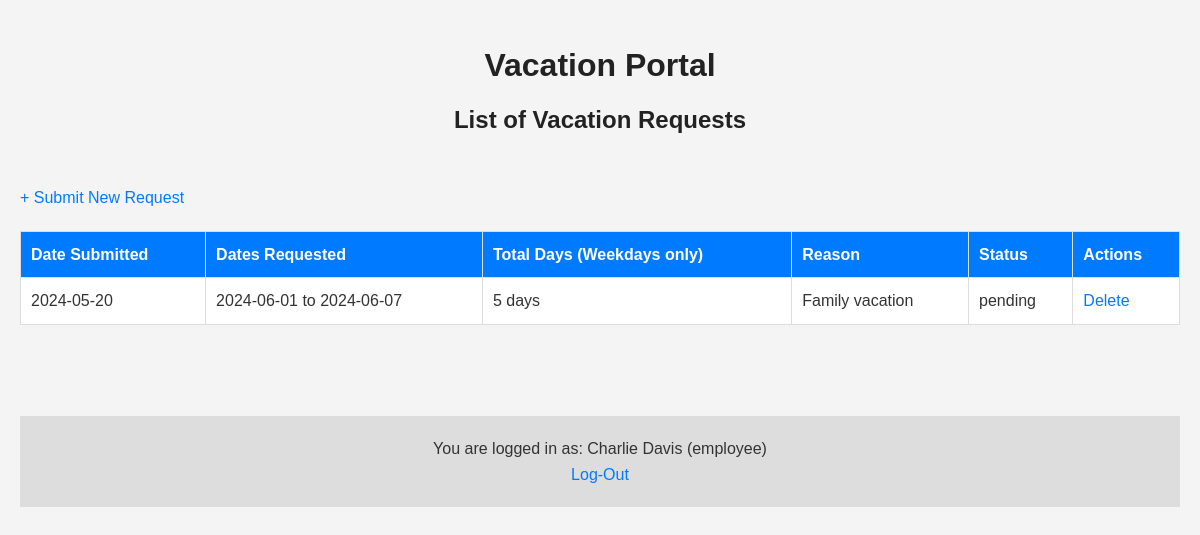
The app's page /vacationRequestsForm.php (signed in) with its own data.
### tables this page shows
CREATE TABLE `requests` (
  `id` int(11) NOT NULL,
  `employee_code` int(11) NOT NULL,
  `start_date` date NOT NULL,
  `end_date` date NOT NULL,
  `reason` text NOT NULL,
  `status` enum('pending','approved','rejected') NOT NULL,
  `submitted_date` datetime DEFAULT current_timestamp()
);

### src/utils.php (called while the page is built, shortened)
<?php
function countWeekdays($start_date, $end_date) {
    $start = new DateTime($start_date);
    $end = new DateTime($end_date);
    $interval = new DateInterval('P1D');
    $dateRange = new DatePeriod($start, $interval, $end->modify('+1 day'));
    $weekdayCount = 0;
    foreach ($dateRange as $date) {
        if ($date->format('N') < 6) {
            $weekdayCount++;
        }
    }
    return $weekdayCount;
}
?>

### public/vacationRequestsForm.php (the view, shortened to what this page needs)
<?php
include __DIR__ . '/../src/config.php';
include __DIR__ . '/../src/utils.php';
$stmt = $connection->prepare("SELECT id, employee_code, start_date, end_date, reason, status, submitted_date FROM requests WHERE employee_code = ?");
$stmt->bind_param("i", $_SESSION['user_employee_code']);
$stmt->execute();
$result = $stmt->get_result();
?>
<!DOCTYPE html>
<html lang="en">
<head>
</head>
<body>
    <div class="main-title">
        <h1>Vacation Portal</h1>
        <h2>List of Vacation Requests</h2>
    </div>
    <br>
    <a href="requestSubmitionForm.php">+ Submit New Request</a>
    <?php if ($result->num_rows === 0): ?>
        <h2>No vacation requests found.</h2>
    <?php else: ?>
        <table border="1">
            <tr>
                <th>Date Submitted</th>
                <th>Dates Requested</th>
                <th>Total Days (Weekdays only)</th>
                <th>Reason</th>
                <th>Status</th>
                <th>Actions</th>
            </tr>
            <?php while ($row = $result->fetch_assoc()): ?>
            <tr>
                <td><?php echo date('Y-m-d', strtotime($row['submitted_date'])); ?></td>
                <td><?php echo htmlspecialchars($row['start_date']) . ' to ' . htmlspecialchars($row['end_date']); ?></td>
                <td><?php echo countWeekdays($row['start_date'], $row['end_date']) . " days"; ?></td>
                <td><?php echo htmlspecialchars($row['reason']); ?></td>
                <td><?php echo htmlspecialchars($row['status']); ?></td>
                <td>
                    <?php if ($row['status'] === 'pending'): ?>
                        <a href="deleteRequest.php?id=<?php echo $row['id']; ?>" onclick="return confirm('Are you sure you want to delete this request?');">Delete</a>
                    <?php else: ?>
                        N/A
                    <?php endif; ?>
                </td>
            </tr>
            <?php endwhile; ?>
        </table>
    <?php endif; ?>
    <br>
    <br>
    <footer>
        <div class="logout">
            <p>You are logged in as: <?php echo $_SESSION['user_full_name'] . " (" . $_SESSION['user_role'] . ")" ?></p>
            <a href="logout.php">Log-Out</a>
        </div>
    </footer>
</body>
</html>

### records on screen
requests: submitted_date "2024-05-20", start_date "2024-06-01", end_date "2024-06-07", countWeekdays($row['start_date'], $row['end_date']) "5", reason "Family vacation", status "pending"

### other values on screen
$_SESSION['user_full_name'] "Charlie Davis"
$_SESSION['user_role'] "employee"
